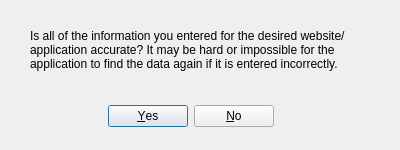
<?xml version="1.0" encoding="UTF-8"?>
<ui version="4.0">
 <class>SaveConfirm</class>
 <widget class="QDialog" name="SaveConfirm">
  <property name="geometry">
   <rect>
    <x>0</x>
    <y>0</y>
    <width>400</width>
    <height>150</height>
   </rect>
  </property>
  <property name="windowTitle">
   <string>Confirm Save </string>
  </property>
  <widget class="QDialogButtonBox" name="buttonBox">
   <property name="geometry">
    <rect>
     <x>20</x>
     <y>100</y>
     <width>341</width>
     <height>32</height>
    </rect>
   </property>
   <property name="orientation">
    <enum>Qt::Horizontal</enum>
   </property>
   <property name="standardButtons">
    <set>QDialogButtonBox::No|QDialogButtonBox::Yes</set>
   </property>
   <property name="centerButtons">
    <bool>true</bool>
   </property>
  </widget>
  <widget class="QLabel" name="label">
   <property name="geometry">
    <rect>
     <x>30</x>
     <y>10</y>
     <width>331</width>
     <height>81</height>
    </rect>
   </property>
   <property name="text">
    <string>&lt;html&gt;&lt;head/&gt;&lt;body&gt;&lt;p&gt;Is all of the information you entered for the desired website/application accurate? It may be hard or impossible for the application to find the data again if it is entered incorrectly.&lt;/p&gt;&lt;/body&gt;&lt;/html&gt;</string>
   </property>
   <property name="wordWrap">
    <bool>true</bool>
   </property>
  </widget>
 </widget>
 <resources/>
 <connections/>
</ui>
